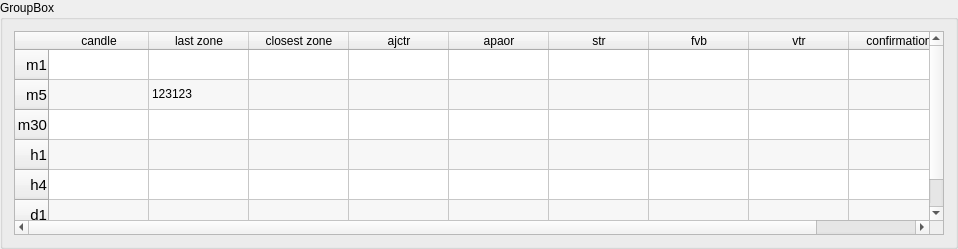
<?xml version="1.0" encoding="UTF-8"?>
<ui version="4.0">
 <class>Table</class>
 <widget class="QGroupBox" name="Table">
  <property name="geometry">
   <rect>
    <x>0</x>
    <y>0</y>
    <width>958</width>
    <height>249</height>
   </rect>
  </property>
  <property name="sizePolicy">
   <sizepolicy hsizetype="Expanding" vsizetype="Expanding">
    <horstretch>0</horstretch>
    <verstretch>0</verstretch>
   </sizepolicy>
  </property>
  <property name="font">
   <font>
    <kerning>true</kerning>
   </font>
  </property>
  <property name="windowTitle">
   <string>GroupBox</string>
  </property>
  <property name="windowIcon">
   <iconset resource="../../../resources/elementary/elementary.qrc">
    <normaloff>:/actions/gtk-execute.svg</normaloff>:/actions/gtk-execute.svg</iconset>
  </property>
  <property name="title">
   <string>GroupBox</string>
  </property>
  <property name="flat">
   <bool>false</bool>
  </property>
  <property name="checkable">
   <bool>false</bool>
  </property>
  <property name="checked">
   <bool>false</bool>
  </property>
  <layout class="QGridLayout" name="gridLayout_2">
   <item row="0" column="0">
    <layout class="QGridLayout" name="gridLayout">
     <item row="0" column="0">
      <widget class="QTableWidget" name="TableWidget">
       <property name="sizePolicy">
        <sizepolicy hsizetype="Expanding" vsizetype="Expanding">
         <horstretch>0</horstretch>
         <verstretch>0</verstretch>
        </sizepolicy>
       </property>
       <property name="contextMenuPolicy">
        <enum>Qt::DefaultContextMenu</enum>
       </property>
       <property name="toolTip">
        <string/>
       </property>
       <property name="autoFillBackground">
        <bool>false</bool>
       </property>
       <property name="inputMethodHints">
        <set>Qt::ImhNone</set>
       </property>
       <property name="frameShape">
        <enum>QFrame::StyledPanel</enum>
       </property>
       <property name="frameShadow">
        <enum>QFrame::Sunken</enum>
       </property>
       <property name="lineWidth">
        <number>1</number>
       </property>
       <property name="midLineWidth">
        <number>1</number>
       </property>
       <property name="verticalScrollBarPolicy">
        <enum>Qt::ScrollBarAsNeeded</enum>
       </property>
       <property name="horizontalScrollBarPolicy">
        <enum>Qt::ScrollBarAsNeeded</enum>
       </property>
       <property name="autoScroll">
        <bool>true</bool>
       </property>
       <property name="editTriggers">
        <set>QAbstractItemView::NoEditTriggers</set>
       </property>
       <property name="tabKeyNavigation">
        <bool>false</bool>
       </property>
       <property name="dragEnabled">
        <bool>true</bool>
       </property>
       <property name="dragDropOverwriteMode">
        <bool>false</bool>
       </property>
       <property name="dragDropMode">
        <enum>QAbstractItemView::DragOnly</enum>
       </property>
       <property name="defaultDropAction">
        <enum>Qt::MoveAction</enum>
       </property>
       <property name="alternatingRowColors">
        <bool>true</bool>
       </property>
       <property name="selectionMode">
        <enum>QAbstractItemView::SingleSelection</enum>
       </property>
       <property name="verticalScrollMode">
        <enum>QAbstractItemView::ScrollPerItem</enum>
       </property>
       <property name="horizontalScrollMode">
        <enum>QAbstractItemView::ScrollPerItem</enum>
       </property>
       <property name="showGrid">
        <bool>true</bool>
       </property>
       <property name="gridStyle">
        <enum>Qt::SolidLine</enum>
       </property>
       <property name="sortingEnabled">
        <bool>false</bool>
       </property>
       <attribute name="horizontalHeaderVisible">
        <bool>true</bool>
       </attribute>
       <attribute name="horizontalHeaderCascadingSectionResizes">
        <bool>true</bool>
       </attribute>
       <attribute name="horizontalHeaderHighlightSections">
        <bool>true</bool>
       </attribute>
       <attribute name="horizontalHeaderShowSortIndicator" stdset="0">
        <bool>false</bool>
       </attribute>
       <attribute name="horizontalHeaderStretchLastSection">
        <bool>true</bool>
       </attribute>
       <attribute name="verticalHeaderVisible">
        <bool>true</bool>
       </attribute>
       <attribute name="verticalHeaderCascadingSectionResizes">
        <bool>false</bool>
       </attribute>
       <attribute name="verticalHeaderStretchLastSection">
        <bool>true</bool>
       </attribute>
       <row>
        <property name="text">
         <string>m1</string>
        </property>
        <property name="font">
         <font>
          <pointsize>11</pointsize>
          <weight>50</weight>
          <bold>false</bold>
         </font>
        </property>
        <property name="textAlignment">
         <set>AlignRight|AlignVCenter</set>
        </property>
       </row>
       <row>
        <property name="text">
         <string>m5</string>
        </property>
        <property name="font">
         <font>
          <pointsize>11</pointsize>
          <weight>50</weight>
          <bold>false</bold>
         </font>
        </property>
        <property name="textAlignment">
         <set>AlignRight|AlignVCenter</set>
        </property>
       </row>
       <row>
        <property name="text">
         <string>m30</string>
        </property>
        <property name="font">
         <font>
          <pointsize>11</pointsize>
          <weight>50</weight>
          <bold>false</bold>
         </font>
        </property>
        <property name="textAlignment">
         <set>AlignRight|AlignVCenter</set>
        </property>
       </row>
       <row>
        <property name="text">
         <string>h1</string>
        </property>
        <property name="font">
         <font>
          <pointsize>11</pointsize>
          <weight>50</weight>
          <bold>false</bold>
         </font>
        </property>
        <property name="textAlignment">
         <set>AlignRight|AlignVCenter</set>
        </property>
       </row>
       <row>
        <property name="text">
         <string>h4</string>
        </property>
        <property name="font">
         <font>
          <pointsize>11</pointsize>
          <weight>50</weight>
          <bold>false</bold>
         </font>
        </property>
        <property name="textAlignment">
         <set>AlignRight|AlignVCenter</set>
        </property>
       </row>
       <row>
        <property name="text">
         <string>d1</string>
        </property>
        <property name="font">
         <font>
          <pointsize>11</pointsize>
          <weight>50</weight>
          <bold>false</bold>
         </font>
        </property>
        <property name="textAlignment">
         <set>AlignRight|AlignVCenter</set>
        </property>
       </row>
       <column>
        <property name="text">
         <string>candle</string>
        </property>
       </column>
       <column>
        <property name="text">
         <string>last zone</string>
        </property>
       </column>
       <column>
        <property name="text">
         <string>closest zone</string>
        </property>
       </column>
       <column>
        <property name="text">
         <string>ajctr</string>
        </property>
       </column>
       <column>
        <property name="text">
         <string>apaor</string>
        </property>
       </column>
       <column>
        <property name="text">
         <string>str</string>
        </property>
       </column>
       <column>
        <property name="text">
         <string>fvb</string>
        </property>
       </column>
       <column>
        <property name="text">
         <string>vtr</string>
        </property>
       </column>
       <column>
        <property name="text">
         <string>confirmation</string>
        </property>
       </column>
       <item row="0" column="0">
        <property name="text">
         <string/>
        </property>
        <property name="flags">
         <set>ItemIsSelectable|ItemIsUserCheckable|ItemIsEnabled|ItemIsTristate</set>
        </property>
       </item>
       <item row="1" column="1">
        <property name="text">
         <string>123123</string>
        </property>
       </item>
      </widget>
     </item>
    </layout>
   </item>
  </layout>
 </widget>
 <resources>
  <include location="../../../resources/elementary/elementary.qrc"/>
 </resources>
 <connections/>
</ui>
